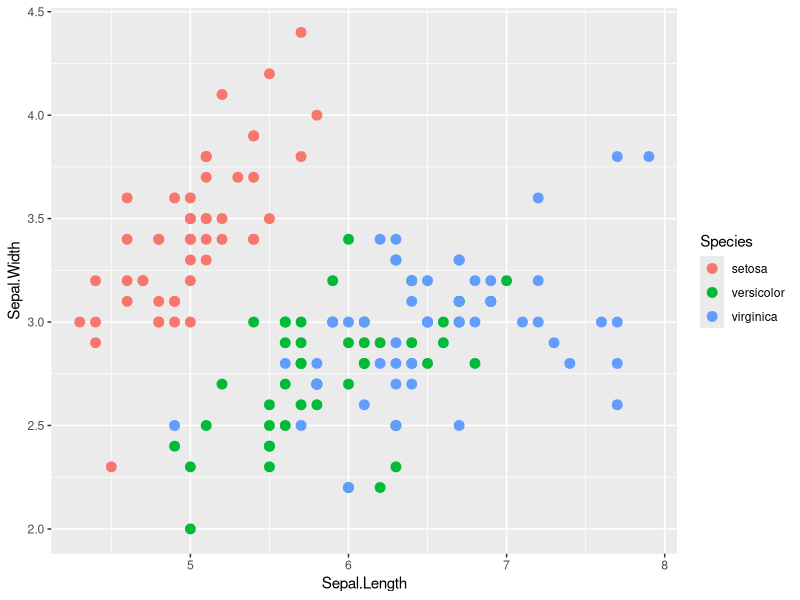
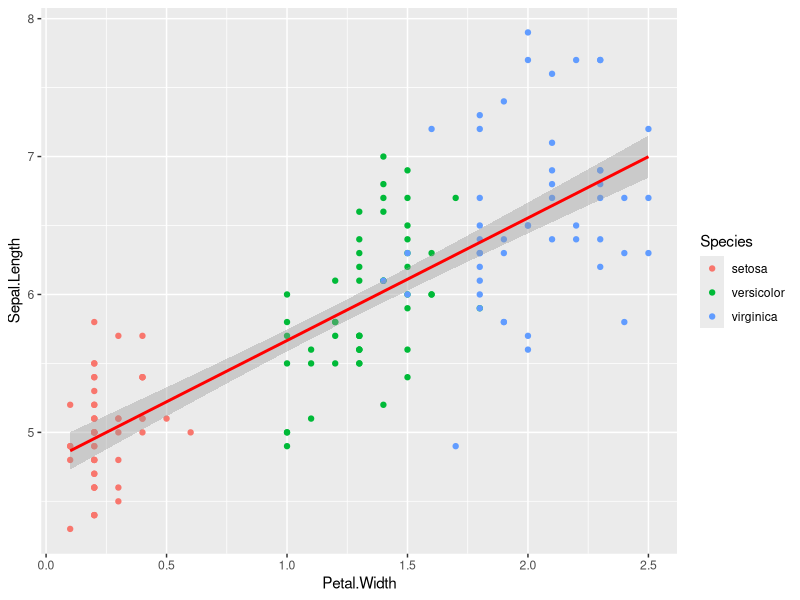

Recreate these plots in R, in order.
## ---- chunk 1
knitr::opts_chunk$set(echo = TRUE)
setwd("/home/hoanguc3m/Dropbox/blog")
## ---- chunk 2
#install.packages("ggplot2")
library(ggplot2)
## ---- chunk 3

ggplot(data=iris, aes(x=Sepal.Length, y=Sepal.Width, color=Species)) +
        geom_point(size=3)

## ---- chunk 4

reg_sepal <- lm(Sepal.Length ~ Petal.Width, data = iris)
summary(reg_sepal)

ggplot(iris, aes(x = Petal.Width, y = Sepal.Length, color=Species)) + 
  geom_point() +
  stat_smooth(method = "lm", col = "red")
